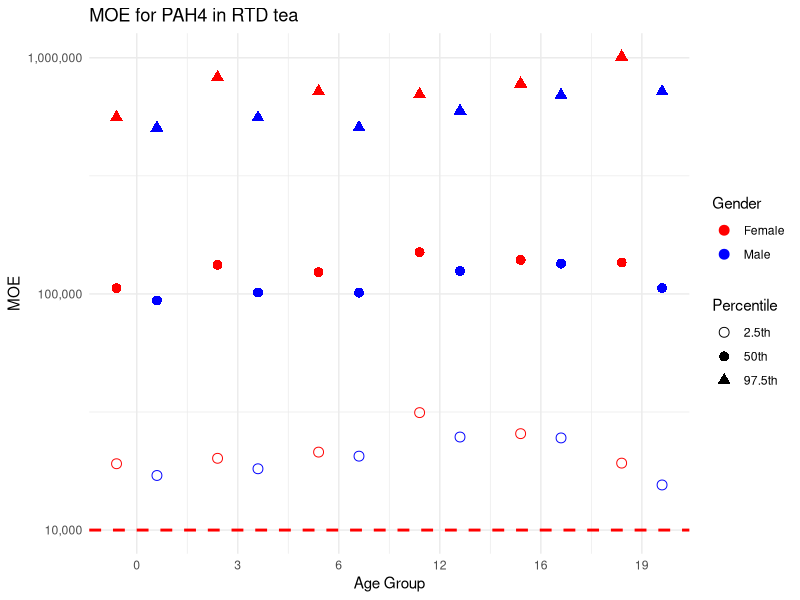

R code for this plot:
profiles <- data.frame(
  group = c("Male_0_3", "Male_3_6", "Male_6_12", "Male_12_16", "Male_16_18", "Male_19_65", "Female_0_3", "Female_3_6", "Female_6_12","Female_12_16", "Female_16_18", "Female_19_65"),
  meanTea = c(158.47, 225.05, 376.35, 524.73, 556.15, 843.99, 126.63, 172.28, 305.67, 379.94, 461.17, 565.50),  
  sdTea = c(116.96, 173.68, 236.96, 346.89, 408.43, 836.87, 91.73, 154.33, 228.84, 256.29, 345.76, 580.28),
  meanW = c(13.46, 20.52, 37.91, 61.75, 67.12, 73.19, 12.27, 19.59, 35.18, 53.45, 58.11, 59.97),
  sdW = c(3.27, 5.04, 13.37, 16.31, 14.19, 14.29, 3.01, 4.51, 11.98, 11.91, 13.99, 11.68)
)

meanpah <- 0.422
sdpah <- 0.217

n_iter <- 10000
results <- data.frame()

set.seed(123)
for (i in 1:nrow(profiles)) {
  meanTea <- profiles$meanTea[i]
  sdTea <- profiles$sdTea[i]
  meanW <- profiles$meanW[i]
  sdW <- profiles$sdW[i]
  group <- profiles$group[i]
  
  simTea <- rlnorm(n_iter, 
                   meanlog = log(meanTea^2 / sqrt(sdTea^2 + meanTea^2)),
                   sdlog = sqrt(log(1 + (sdTea^2 / meanTea^2)))) / 1000
  
  simW <- rlnorm(n_iter, 
                 meanlog = log(meanW^2 / sqrt(sdW^2 + meanW^2)),
                 sdlog = sqrt(log(1 + (sdW^2 / meanW^2))))
  
  simpah <- rlnorm(n_iter, 
                   meanlog = log(meanpah^2 / sqrt(sdpah^2 + meanpah^2)),
                   sdlog = sqrt(log(1 + (sdpah^2 / meanpah^2))))
  
  DI <- (simpah * simTea) / simW
  MOE <- 340 / DI
  
  q <- quantile(MOE, probs = c(0.025, 0.5, 0.975))
  results <- rbind(results, data.frame(group = group, p2.5 = q[1], p50 = q[2], p97.5 = q[3]))
}
rownames(results) <- NULL
print(results)

library(ggplot2)
library(dplyr)
library(tidyr)

# Split group into Gender and Age_Group
data_long <- results %>%
  separate(group, into = c("Gender", "Age_Group"), sep = "_") %>%
  pivot_longer(
    cols = c(p2.5, p50, p97.5),
    names_to = "Percentile",
    values_to = "MOE"
  ) %>%
  mutate(
    Gender = factor(Gender, levels = c("Female", "Male")),
    Percentile = recode(Percentile,
                        "p2.5" = "2.5th",
                        "p50" = "50th",
                        "p97.5" = "97.5th"),
    Age_Group = factor(Age_Group, levels = unique(Age_Group)),
    Position = as.numeric(Age_Group) + ifelse(Gender == "Female", -0.2, 0.2)
  )
ggplot(data_long, aes(x = Position, y = MOE)) +
  geom_hline(yintercept = 10000, linetype = "dashed", color = "red", linewidth = 1) +
  geom_point(aes(shape = Percentile, color = Gender), size = 3) +
  scale_shape_manual(values = c("2.5th" = 1, "50th" = 16, "97.5th" = 17)) +
  scale_color_manual(values = c("Female" = "red", "Male" = "blue")) +
  scale_y_log10(
    breaks = 10^(3:7),
    labels = c("1,000", "10,000", "100,000", "1,000,000", "10,000,000")
  ) +
  scale_x_continuous(
    breaks = 1:6,
    labels = unique(data_long$Age_Group)
  ) +
  labs(
    title = "MOE for PAH4 in RTD tea",
    x = "Age Group", y = "MOE"
  ) +
  theme_minimal()